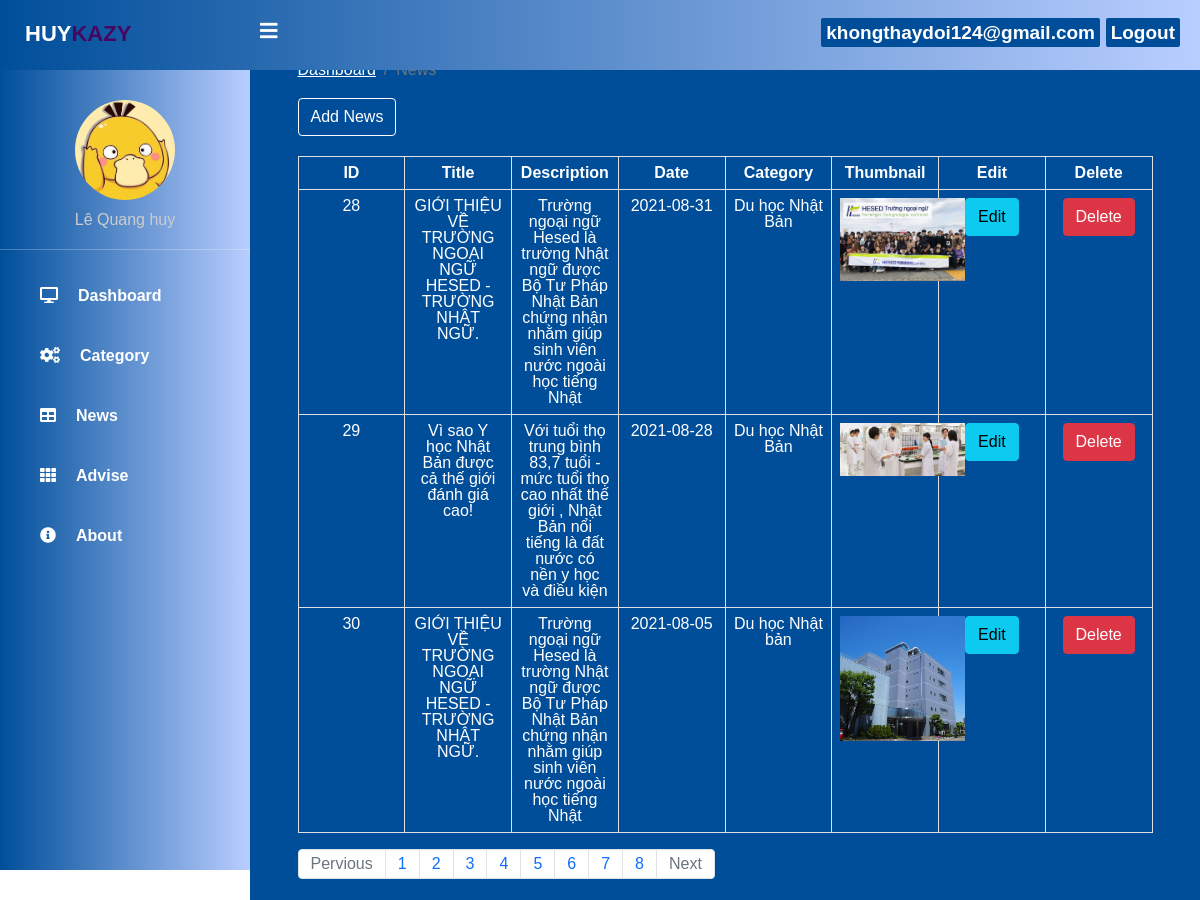
Screenshot of /news.php (signed in) with the database file from the repository.
### tables this page shows
CREATE TABLE `news` (
  `id` int(100) NOT NULL,
  `title` varchar(255) NOT NULL,
  `description` text NOT NULL,
  `date` date NOT NULL,
  `category` varchar(255) NOT NULL,
  `thumbnail` varchar(255) NOT NULL,
  `email` varchar(50) NOT NULL
);

### news.php (the view, shortened to what this page needs)
<?php
    $page='news';
    include('include/header1.php');
?>
<div class="content">
    <div style="width: 90%; margin-left: 5%; padding-top: 6.5%;">
        <div style="width:80%, margin-left:17%; margin-bottom:20px;">
                <ul class="breadcrumb">
                    <li class="breadcrumb-item active"><a href="admin-home.php">Dashboard</a></li>
                    <li class="breadcrumb-item active">News</li>
                </ul>
        </div>
        <div class="text-right">
            <button style="margin-bottom:20px;" class="btn btn-primary"><a style="color:#fff;text-decoration: none;" href="addnews.php">Add News</a></button>
        </div>
        <table class="table table-bordered" style="width:100%;">
            <tr>
                <th>ID</th>
                <th>Title</th>
                <th>Description</th>
                <th>Date</th>
                <th>Category</th>
                <th>Thumbnail</th>
                <th>Edit</th>
                <th>Delete</th>
            </tr>
            <?php
                include('db/connection.php');
                $page=$_GET['page'];
                if($page=="" || $page==1){
                    $page1=0;
                }
                else{
                    $page1=($page*3)-1;
                }
                $query=mysqli_query($conn,"select * from news limit $page1,3");
                while ($row=mysqli_fetch_array($query)) {
                ?>
                <tr>
                    <td><?php echo $row['id']; ?></td>
                    <td><?php echo $row['title']; ?></td>
                    <td><?php echo $row['description']; ?></td>
                    <td><?php echo $row['date']; ?></td>
                    <td><?php echo $row['category']; ?></td>
                    <td><img style="width:125px;" src="images/<?php echo $row['thumbnail']; ?>" alt=""></td>
                    <td><a style="padding-top=30px;" href="news_edit.php?edit=<?php echo $row['id'];?>" class="btn btn-info">Edit</a></td>
                    <td><a href="news_delete.php?del=<?php echo $row['id'];?>" class="btn btn-danger">Delete</a></td>
                </tr>
            <?php } ?>
        </table>
        <ul class="pagination">
            <li class="page-item disabled">
                <a href="#" class="page-link" >Pervious</a>
            </li>
            <?php
            $sql=mysqli_query($conn,"select * from news");
            $count=mysqli_num_rows($sql);
            $a=$count/3;
            for ($b=1; $b <=$a ; $b++) {
            ?>
            <li class="page-item"><a class="page-link" href="news.php?page=<?php echo $b;?>"><?php echo $b; ?></a></li>
            <?php
            }
            ?>
            <li class="page-item disabled">
                <a href="#" class="page-link" >Next</a>
            </li>
       </ul>
    </div>
</div>
<?php
include('include/footer.php');
?>

### include/header1.php (shortened to what this page needs)
<?php
include('db/connection.php')
?>
<!DOCTYPE html>
<html lang="en">
<head>
    <link rel="stylesheet" href="https://cdnjs.cloudflare.com/ajax/libs/font-awesome/5.15.4/css/all.min.css">
    <link rel="stylesheet" href="css-bootstrap/bootstrap.css">
    <link rel="stylesheet" href="css/style-admin.css">
</head>
<body>
    <header>
        <label for="check">
            <i class="fas fa-bars" id="sidebar_btn"></i>
        </label>
        <div class="left_area">
            <h3>Huy<span>Kazy</span></h3>
        </div>
        <div class="right_area">
            <a href="logout.php" class="logout_btn">Logout</a>
            <a style="" class="logout_btn1" href="change-password.php"><?php echo $_SESSION['email'] ?></a>
        </div>
    </header>
    <div class="sidebar">
        <center>
        <?php
            $email=$_SESSION['email'];
            $sql =  "SELECT * FROM admin_login where email='$email'";
            $result = mysqli_query($conn,$sql);
            while($row = mysqli_fetch_assoc($result)){
            echo '<img src="'.$row['images_admin'].'" class="profile_image" alt="">';
            echo '<h4>'.$row['name'].'</h4>';
            echo '<hr>';
        }
        ?>
        </center>
        <a href="admin-home.php"><i class="fas fa-desktop <?php if($page=='home'){echo 'active';} ?>"><span>Dashboard</span></i></a>
        <a href="category.php"><i class="fas fa-cogs <?php if($page=='category'){echo 'active';} ?>"><span>Category</span></i></a>
        <a href="news.php"><i class="fas fa-table <?php if($page=='news'){echo 'active';} ?>"><span>News</span></i></a>
        <a href="advise.php"><i class="fas fa-th <?php if($page=='home'){echo 'active';} ?>"><span>Advise</span></i></a>
        <a href="about.php"><i class="fas fa-info-circle <?php if($page=='about'){echo 'active';} ?>"><span>About</span></i></a>
    </div>

### css/style-admin.css (style rules this page uses)
html, body, div, span, applet, object, iframe, h1, h2, h3, h4, h5, h6, p, blockquote, pre, a, abbr, acronym, address, big, cite, code, del, dfn, em, img, ins, kbd, q, s, samp, small, strike, strong, sub, sup, tt, var, b, u, i, center, dl, dt, dd, ol, ul, li, fieldset, form, label, legend, table, caption, tbody, tfoot, thead, tr, th, td, article, aside, canvas, details, embed, figure, figcaption, footer, header, hgroup, menu, nav, output, ruby, section, summary, time, mark, audio, video { margin: 0; padding: 0; color: #fff; font-size: 100%; font-family:Arial, Helvetica, sans-serif; }
article, aside, details, figcaption, figure, footer, header, hgroup, menu, nav, section { display: block; }
body { line-height: 1; }
ol, ul { list-style: none; }
table { border-collapse: collapse; border-spacing: 0; }
header { position: fixed; background: linear-gradient(to right, #004e9a, #B9CEFF); width: 100%; height: 70px; }
.left_area h3 { color: #fff; text-transform: uppercase; font-size: 22px; font-weight: 900; padding-left: 25px; padding-top: 5px; }
.left_area span { color: #47065f; }
.logout_btn { padding: 5px; background: #004e9a; text-decoration: none; float: right; margin-top: -29px; margin-right: 20px; border-radius: 2px; font-size: 19px; font-weight: 600; color: #fff; transition: 0.5s; transition-property: background; }
.logout_btn1 { padding: 5px; background: #004e9a; text-decoration: none; float: right; margin-top: -29px; margin-right: 100px; border-radius: 2px; font-size: 19px; font-weight: 600; color: #fff; transition: 0.5s; transition-property: background; }
.sidebar { background: linear-gradient(to right, #004e9a, #B9CEFF); padding-top: 30px; margin-top: 70px; position: fixed; left:0; width: 250px; transition: 0.5s; transition-property: left; height: 100vh; }
.sidebar .profile_image { width: 100px; height: 100px; border-radius: 100px; margin-bottom: 10px; }
.sidebar h4 { color: #ccc; margin-top: 0; margin-bottom: 20px; }
.sidebar a { color: #fff; display: block; width: 100%; line-height: 60px; text-decoration: none; padding-left: 40px; box-sizing: border-box; transition: 0.5s; transition-property: background; }
.sidebar span { padding-left: 20px; }
#sidebar_btn { z-index: 1; color: #fff; position: fixed; cursor: pointer; left: 260px; font-size: 20px; margin: 8px 0; transition: 0.5s; transition-property: color; }
.content { margin-left: 250px; background: #004e9a; background-position: center; background-size: cover; height:900px; transition: 0.5s; word-wrap: break-word; }
table { table-layout:fixed; text-align: center; }
.btn-primary { background-color: #004e9a; border-color: #fff; }

### rows the page displays
news: id "28", title "GIỚI THIỆU VỀ TRƯỜNG NGOẠI NGỮ HESED - TRƯỜNG NHẬT NGỮ.", description "Trường ngoại ngữ Hesed là trường Nhật ngữ được Bộ Tư Pháp Nhật Bản chứng nhận nhằm giúp sinh viên nước ngoài học tiếng Nhật", date "2021-08-31", category "Du học Nhật Bản", thumbnail (picture)
news: id "29", title "Vì sao Y học Nhật Bản được cả thế giới đánh giá cao!", description "Với tuổi thọ trung bình 83,7 tuổi - mức tuổi thọ cao nhất thế giới , Nhật Bản nổi tiếng là đất nước có nền y học và điều kiện", date "2021-08-28", category "Du học Nhật Bản", thumbnail (picture)
news: id "30", title "GIỚI THIỆU VỀ TRƯỜNG NGOẠI NGỮ HESED - TRƯỜNG NHẬT NGỮ.", description "Trường ngoại ngữ Hesed là trường Nhật ngữ được Bộ Tư Pháp Nhật Bản chứng nhận nhằm giúp sinh viên nước ngoài học tiếng Nhật", date "2021-08-05", category "Du học Nhật bản", thumbnail (picture)

### other values shown
$_SESSION['email'] "khongthaydoi124@gmail.com"
$row['name'] "Lê Quang huy"
